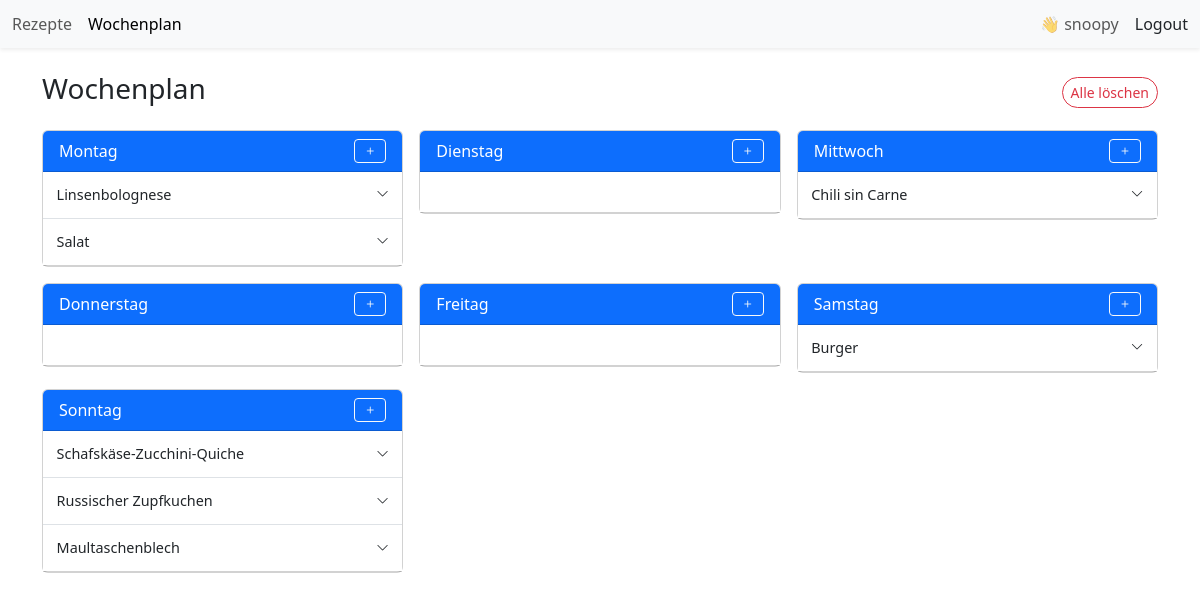
The page /recipes/weekly-plan/?servings=2 (signed in) on the database its author committed.
### recipes/models.py (models this page shows, shortened)
class WeeklyPlanEntry(models.Model):
    plan = models.ForeignKey(WeeklyPlan, related_name="entries", on_delete=models.CASCADE)
    day = models.CharField(max_length=10, choices=DAY_CHOICES)
    recipe = models.ForeignKey('Recipe', on_delete=models.CASCADE)
    comment = models.TextField(blank=True)
    class Meta:
        ordering = ['day', 'id']  # damit die Einträge in Tagesreihenfolge angezeigt werden

class Recipe(models.Model):
    title = models.CharField(
        max_length=200,
        help_text="Titel"
    )
    slug = models.SlugField(
        unique=True,
        blank=True
    )
    servings = models.PositiveIntegerField(
        help_text="Portionen",
        null=True,
        blank=True,
    )
    image = models.ImageField(
        upload_to='recipes/',
        blank=True,
        null=True,
        help_text="Hauptbild"
    )
    labels = models.ManyToManyField(
        "Label",
        blank=True,
        help_text="Label"
    )
    duration_minutes = models.PositiveIntegerField(
        null=True,
        blank=True,
        help_text="Gesamtdauer des Rezepts in Minuten"
    )
    working_time = models.PositiveIntegerField(
        null=True,
        blank=True,
        help_text="Arbeitsdauer des Rezepts in Minuten"
    )
    temperature_celsius = models.PositiveIntegerField(
        null=True,
        blank=True,
        help_text="Back-/Ofentemperatur in °C (Ober-/Unterhitze)"
    )
    ingredients = models.CharField(
        null=True,
        blank=True,
        max_length=1000,  # Du solltest hier eine Länge definieren, falls du lange Zutatenlisten erwartest
        help_text="Zutaten"
    )
    steps = models.CharField(
        null=True,
        blank=True,
        max_length=1000,  # Ebenso für Schritte
        help_text="Anleitung"
    )
    cooked_count = models.PositiveIntegerField(
        default=0,
        help_text="So oft wurde das Rezept schon gekocht"
    )
    external_link = models.URLField(
        blank=True,
        null=True,
        help_text="Fügen Sie einen externen Link hinzu."
    )  # Neues Feld für den externen Link
    def get_absolute_url(self):
        return reverse("recipes:detail", kwargs={"slug": self.slug})

### recipes/views.py (the view, shortened to what this page needs)
# urls.py: path('weekly-plan/', views.weekly_plan_view, name='weekly_plan'),
@login_required
def weekly_plan_view(request):
    week_start = date(2000, 1, 1)
    plan, _ = WeeklyPlan.objects.get_or_create(week_start=week_start)
    params = request.GET.copy()
    action = params.get("action")
    recipe_id = params.get("recipe_id")
    day = params.get("day")
    if action == "add" and recipe_id and day in DAYS:
        recipe = get_object_or_404(Recipe, id=recipe_id)
        WeeklyPlanEntry.objects.create(plan=plan, day=day, recipe=recipe)
        for key in ["recipe_id", "action", "day", "entry_id"]:
            params.pop(key, None)
        return redirect(f"{reverse('recipes:weekly_plan')}?{params.urlencode()}")
    elif action == "clear":
        plan.entries.all().delete()
        for key in ["action", "recipe_id", "day", "entry_id"]:
            params.pop(key, None)
        return redirect(f"{reverse('recipes:weekly_plan')}?{params.urlencode()}")
    day_entries_list = [(day_name, plan.entries.filter(day=day_name)) for day_name in DAYS]
    context = {
        "plan": plan,
        "day_entries_list": day_entries_list,
        "recipes": Recipe.objects.all(),
        "days": DAYS,  # wichtig für das Dropdown in der Vorlage
    }
    return render(request, "recipes/weekly_plan.html", context)

### recipes/templates/recipes/weekly_plan.html (shortened to what this page needs)
{% extends "recipes/base.html" %}
{% block content %}
<div class="container my-4">
    <div class="d-flex justify-content-between align-items-center mb-3">
        <h3>Wochenplan</h3>
        <a href="?action=clear" class="btn btn-ios-sm-danger" title="Alle Einträge löschen">Alle löschen</a>
    </div>
    <div class="row g-3">
        {% for day, entries in day_entries_list %}
        <div class="col-md-4 col-sm-6">
            <div class="card">
                <div class="card-header bg-primary text-white d-flex align-items-center">
                    <span>{{ day }}</span>
                    <button
                    class="btn btn-sm btn-outline-light ms-auto toggle-btn"
                    data-bs-toggle="collapse"
                    data-bs-target="#collapseTwo{{day}}"
                    aria-expanded="false"
                    >
                        <i class="bi bi-plus plus-icon"></i>
                    </button>
                </div>
                <ul class="list-group list-group-flush day-list" data-day="{{ day }}">
                    {% for entry in entries %}
                    <li class="list-group-item text-muted empty-entry px-1">
                        <div class="accordion small-accordion w-100" id="accordion{{ entry.id }}">
                            <div class="accordion-item w-100">
                                <h2 class="accordion-header">
                                    <button
                                        class="accordion-button collapsed d-flex align-items-center"
                                        type="button"
                                        data-bs-toggle="collapse"
                                        data-bs-target="#collapseOne{{ entry.id }}"
                                        aria-expanded="false"
                                        aria-controls="collapseOne{{ entry.id }}"
                                    >
                                        <span class="flex-grow-1">
                                            {{ entry.recipe.title }}
                                        </span>
                                        <i class="bi bi-chevron-down small ms-2"></i>
                                    </button>
                                </h2>
                            </div>
                        </div>
                        </li>
                    {% empty %}
                        <li class="list-group-item text-muted empty-entry"><span class="invisible">placeholder</span></li>
                    {% endfor %}
                </ul>
            </div>
        </div>
        {% endfor %}
    </div>
</div>
{% endblock %}

### recipes/templates/recipes/base.html (shortened to what this page needs)
{% load static %}
<html>
    <head>
        <link href="https://cdn.jsdelivr.net/npm/bootstrap@5.3.3/dist/css/bootstrap.min.css" rel="stylesheet">
        <link href="https://cdn.jsdelivr.net/npm/bootstrap-icons/font/bootstrap-icons.css" rel="stylesheet">
        <link rel="stylesheet" href="{% static 'recipes/style.css' %}">
        <link href="https://cdn.jsdelivr.net/npm/tom-select@2.2.2/dist/css/tom-select.bootstrap5.min.css" rel="stylesheet">
    </head>
    <body>
        <nav class="navbar navbar-light bg-light sticky-top py-1 shadow-sm">
            <div class="container-fluid">
                <div class="navbar-nav d-flex flex-row gap-3">
                    <a class="nav-link {% if request.resolver_match.url_name == 'index' %}active{% endif %}"
                    href="{% url 'recipes:index' %}{% if request.GET %}?{{ request.GET.urlencode }}{% endif %}">
                        Rezepte
                    </a>
                    <a class="nav-link {% if request.resolver_match.url_name == 'weekly_plan' %}active{% endif %}"
                    href="{% url 'recipes:weekly_plan' %}{% if request.GET %}?{{ request.GET.urlencode }}{% endif %}">
                        Wochenplan
                    </a>
                </div>
                <div class="d-flex align-items-center gap-3 ms-auto">
                    {% if user.is_authenticated %}
                        <span class="navbar-text">
                            👋 {{ user.username }}
                        </span>
                        <form method="post" action="{% url 'logout' %}" class="d-inline m-0 p-0">
                            <button type="submit" class="nav-link p-0 m-0 align-middle">Logout</button>
                        </form>
                    {% else %}
                        <a class="nav-link" href="{% url 'login' %}">Login</a>
                    {% endif %}
                </div>
            </div>
        </nav>
        {% block content %}{% endblock %}
    </body>
</html>

### recipes/static/recipes/style.css (style rules this page uses)
.btn, .btn:hover, .btn:focus, .btn:active, .btn:focus-visible { box-shadow: none; transform: none; transition: none; }
.small-accordion .accordion-button { padding: 0.4rem 0.6rem; font-size: 0.9rem; }
.small-accordion .accordion-button::after { display: none; }
.small-accordion .accordion-item { border: none; }
.btn-ios-sm, .btn-ios-sm-secondary, .btn-ios-sm-success, .btn-ios-sm-filter, .btn-ios-sm-danger { display: inline-flex; align-items: center; justify-content: center; padding: 0.25rem 0.5rem; border-radius: 9999px; font-size: 0.875rem; font-weight: 500; transition: all 0.2s ease; }
.btn-ios-sm-danger { border: 1px solid #dc3545; background-color: #fff; color: #dc3545; }

### rows shown on the page
WeeklyPlanEntry: recipe "Linsenbolognese"
WeeklyPlanEntry: recipe "Salat"
WeeklyPlanEntry: recipe "Chili sin Carne"
WeeklyPlanEntry: recipe "Burger"
WeeklyPlanEntry: recipe "Schafskäse-Zucchini-Quiche"
WeeklyPlanEntry: recipe "Russischer Zupfkuchen"
WeeklyPlanEntry: recipe "Maultaschenblech"

### other values the page prints
{{ user.username }} "snoopy"
{{ day }} "Montag" "Dienstag" "Mittwoch" "Donnerstag" "Freitag" "Samstag" "Sonntag"
